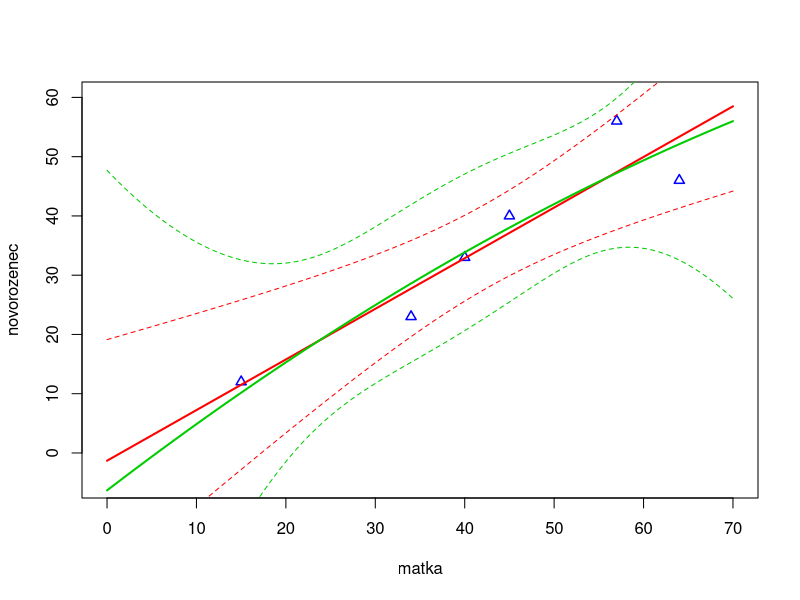
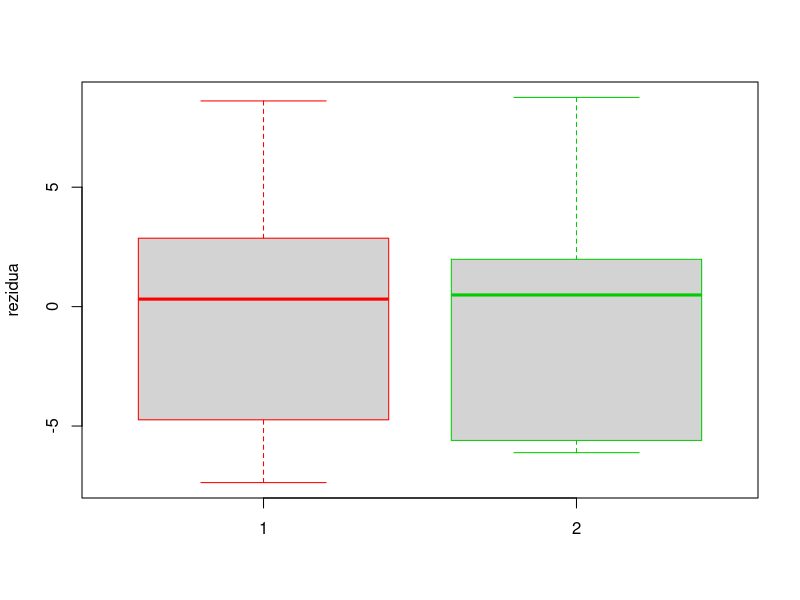

R code for these plots, in order:
# =============================================================================================================================
# Priklad 1 

tabulka <- read.csv (file = "KysMlecna.csv", header = TRUE, sep = ",", dec = ".")
names (tabulka)
str (tabulka)
summary (tabulka)

# primka 

model1 <- lm (novorozenec ~ matka, data = tabulka) 
model1
prehled1 <- summary (model1)
prehled1

model1$coefficients
coef (model1)
model1$residuals
residuals (model1)
model1$fitted.values
fitted.values (model1)
model.matrix (model1)

prehled1$sigma
prehled1$df
prehled1$r.squared
prehled1$adj.r.squared
prehled1$fstatistic

# parabola

model2 <- lm (novorozenec ~ matka + I(matka^2), data = tabulka) 
model2
prehled2 <- summary (model2)
prehled2

model2$coefficients
coef (model2)
model2$residual2
residuals (model2)
model2$fitted.values
fitted.values (model2)
model.matrix (model2)

prehled2$sigma
prehled2$df
prehled2$r.squared
prehled2$adj.r.squared
prehled2$fstatistic

# grafika

summary (tabulka)
plot (c (0, 70), c (-5, 60), type = "n", xlab = "matka", ylab = "novorozenec")

points (tabulka$matka, tabulka$novorozenec, col = "blue", pch = 24, lwd = 1.5, cex = 1.0)

# pruchystame si sit na x-ove ose
x <- seq (0, 70, by = 0.1)
# pomoci funkce "predict" nechame dopocitat odpovidajici Y-ove hodnoty na regresni funkci
Y1 <- predict (model1, data.frame (matka = x))
Y2 <- predict (model2, data.frame (matka = x))

lines (x, Y1, col = "red", lwd = 2)
lines (x, Y2, col = "#00cc00", lwd = 2)

# 95% intervaly spolehlivosti pro koeficienty modelu
confint (model1, level = 0.95)
# porovnejte je s testy vyznamnosti jednotlivych parametru
prehled1

confint (model2, level = 0.95)
prehled2

# muzeme prikreslit 95% pasy spolehlivosti pro stredni hodnotu, tj. kolem regresni funkce
CI1 <- predict (model1, data.frame (matka = x), interval = "confidence", level = 0.95)
CI2 <- predict (model2, data.frame (matka = x), interval = "confidence", level = 0.95)
lines (x, CI1[,2], col = "red", lty = 2)
lines (x, CI1[,3], col = "red", lty = 2)
lines (x, CI2[,2], col = "#00cc00", lty = 2)
lines (x, CI2[,3], col = "#00cc00", lty = 2)
# dev.copy2pdf (file = "obrazek.pdf", width = 5, height = 4)

# boxploty rezidui

boxplot (model1$residuals, model2$residuals, ylab = "rezidua", names = c(1,2), border = c ("red", "#00cc00"))
# dev.copy2pdf (file = "obrazek.pdf", width = 3.5, height = 4)

# porovnani modelu

sum (model1$residuals^2) / model1$df.residual
prehled1$r.squared
prehled1$adj.r.squared

sum (model2$residuals^2) / model2$df.residual
prehled2$r.squared
prehled2$adj.r.squared

anova (model1, model2) 

# primka je vhodnejsim modelem, rozhodneme se zde napr. podle rezidualniho souctu ctvercu ci korigovaneho indexu determinace
# ANOVA zde hypotezu o rovnosti strednich hodnot nezamita
